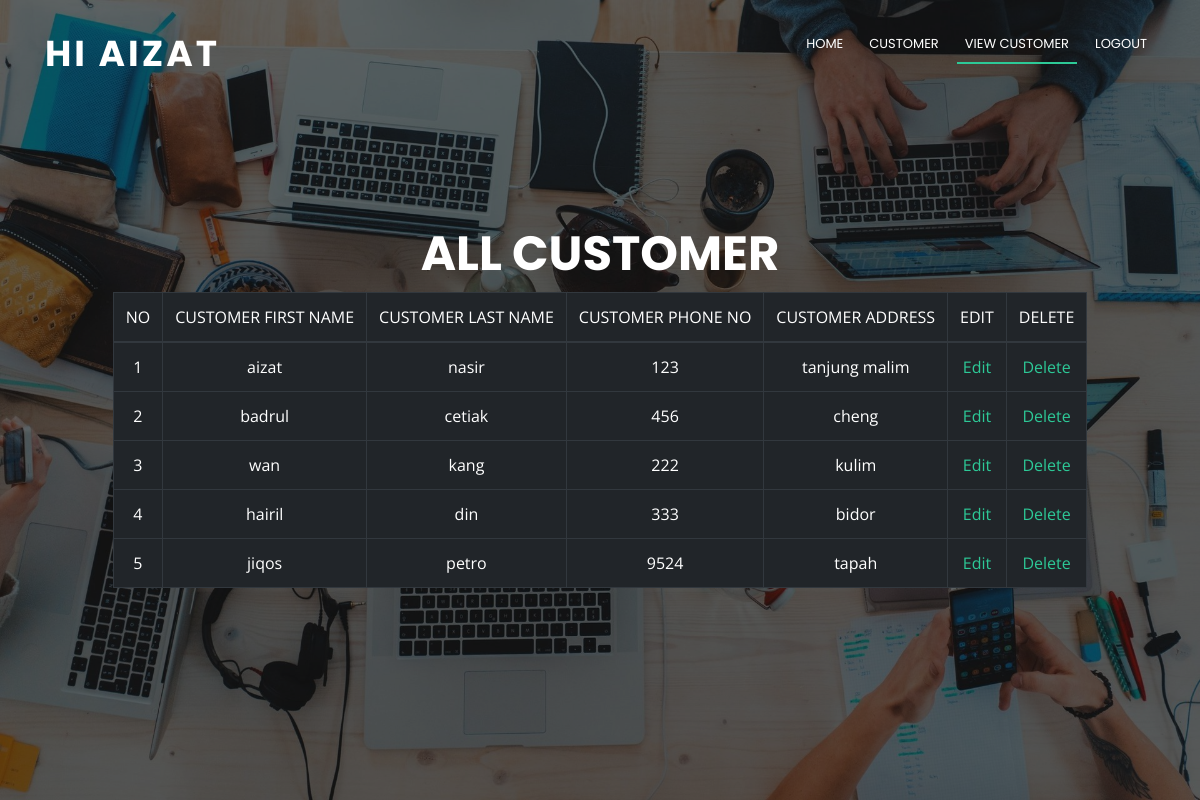
Screenshot of /viewCustomer.php (signed in) with the database file from the repository.
### tables this page shows
CREATE TABLE `customer` (
  `Customer_ID` int NOT NULL,
  `Customer_FirstName` varchar(50) NOT NULL,
  `Customer_LastName` varchar(50) NOT NULL,
  `Customer_PhoneNum` int NOT NULL,
  `Customer_Address` varchar(50) NOT NULL
);

### function.php (called while the page is built, shortened)
<?php
function getNumOfPurchase(){
  $con=mysqli_connect("localhost", "root", "root", "a");
   $sql="select * from customer";
   $qry = mysqli_query($con,$sql);
   return $qry;
}
 ?>

### viewCustomer.php (the view, shortened to what this page needs)
<?php
include "function.php";
$numOfCust = getNumOfPurchase();
?>
<!DOCTYPE html>
<html lang="en">
<head>
  <link rel="stylesheet" href="https://cdnjs.cloudflare.com/ajax/libs/font-awesome/4.7.0/css/font-awesome.min.css">
  <link href="lib/bootstrap/css/bootstrap.min.css" rel="stylesheet">
  <link href="lib/font-awesome/css/font-awesome.min.css" rel="stylesheet">
  <link href="lib/animate/animate.min.css" rel="stylesheet">
  <link href="css/style.css" rel="stylesheet">
</head>
<body>
  <header id="header">
    <div class="container">
<?php
$username = $_SESSION['username'];
 ?>
      <div id="logo" class="pull-left">
        <h1><a href="#hero"> <?php echo "Hi ".$username; ?> </a></h1>
      </div>
      <nav id="nav-menu-container">
        <ul class="nav-menu">
          <li class=""><a href="MainMenu.php">Home</a></li>
          <li class=""><a href="customer.php">CUSTOMER</a></li>
          <li class="menu-active"><a href="#hero">VIEW CUSTOMER</a></li>
          <li class=""><a href="logout.php">Logout</a></li>
        </ul>
      </nav>
    </div>
  </header>
  <section id="hero">
    <div class="hero-container">
      <div>
      <h1>All Customer</h1>
       <table class="table table-bordered table-dark">
         <thead>
              <td>NO</td>
              <td>CUSTOMER FIRST NAME</td>
              <td>CUSTOMER LAST NAME</td>
              <td>CUSTOMER PHONE NO</td>
              <td>CUSTOMER ADDRESS</td>
              <td>EDIT</td>
              <td>DELETE</td>
            </thead>
           <?php
           $count=1;
           while($row=mysqli_fetch_assoc($numOfCust))
           {
             echo"<tr>";
             echo "<td>".($count)."</td>";
             echo "<td>".$row['Customer_FirstName']."</td>";
             echo"<td>".$row['Customer_LastName']."</td>";
             echo"<td>".$row['Customer_PhoneNum']."</td>";
             echo"<td>".$row['Customer_Address']."</td>";
             echo "<td><a href='editUser.php?id=" . $row['Customer_ID'] . "'>Edit</a></td>";
             echo "<td><a href='deleteUser.php?id=" . $row['Customer_ID'] . "'>Delete</a></td>";
             $count++;
           }
            ?>
       </table>
    </div>
  </section>
</body>
</html>

### css/style.css (style rules this page uses)
body { background: #fff; color: #666666; font-family: "Open Sans", sans-serif; }
a { color: #2dc997; }
h1, h2, h3, h4, h5, h6 { font-family: "Poppins", sans-serif; font-weight: 400; margin: 0 0 20px 0; padding: 0; }
#header { padding: 30px 0; height: 92px; position: fixed; left: 0; top: 0; right: 0; transition: all 0.5s; z-index: 997; }
#header #logo { float: left; }
#header #logo h1 { font-size: 36px; margin: 0; padding: 6px 0; line-height: 1; font-family: "Poppins", sans-serif; font-weight: 700; letter-spacing: 3px; text-transform: uppercase; }
#header #logo h1 a, #header #logo h1 a:hover { color: #fff; }
#hero { width: 100%; height: 100vh; background: url(../img/workspace.jpg) top center; background-size: cover; position: relative; }
@media (min-width: 1024px) { #hero { background-attachment: fixed; } }
#hero:before { content: ""; background: rgba(0, 0, 0, 0.6); position: absolute; bottom: 0; top: 0; left: 0; right: 0; }
#hero .hero-container { position: absolute; bottom: 0; top: 0; left: 0; right: 0; display: flex; justify-content: center; align-items: center; flex-direction: column; text-align: center; }
#hero h1 { margin: 30px 0 10px 0; font-size: 48px; font-weight: 700; line-height: 56px; text-transform: uppercase; color: #fff; }
.nav-menu, .nav-menu * { margin: 0; padding: 0; list-style: none; }
.nav-menu li { position: relative; white-space: nowrap; }
.nav-menu > li { float: left; }
#nav-menu-container { float: right; margin: 0; }
.nav-menu a { padding: 0 8px 10px 8px; text-decoration: none; display: inline-block; color: #fff; font-family: "Poppins", sans-serif; font-weight: 400; text-transform: uppercase; font-size: 13px; outline: none; }
.nav-menu > li { margin-left: 10px; }
.nav-menu > li > a:before { content: ""; position: absolute; width: 100%; height: 2px; bottom: 0; left: 0; background-color: #2dc997; visibility: hidden; -webkit-transform: scaleX(0); transform: scaleX(0); -webkit-transition: all 0.3s ease-in-out 0s; transition: all 0.3s ease-in-out 0s; }
.nav-menu a:hover:before, .nav-menu li:hover > a:before, .nav-menu .menu-active > a:before { visibility: visible; -webkit-transform: scaleX(1); transform: scaleX(1); }
#mobile-nav { position: fixed; top: 0; padding-top: 18px; bottom: 0; z-index: 998; background: rgba(52, 59, 64, 0.9); left: -260px; width: 260px; overflow-y: auto; transition: 0.4s; }
#mobile-nav ul { padding: 0; margin: 0; list-style: none; }
#mobile-nav ul li { position: relative; }
#mobile-nav ul li a { color: #fff; font-size: 16px; overflow: hidden; padding: 10px 22px 10px 15px; position: relative; text-decoration: none; width: 100%; display: block; outline: none; }

### rows the page displays
customer: Customer_FirstName "aizat", Customer_LastName "nasir", Customer_PhoneNum "123", Customer_Address "tanjung malim"
customer: Customer_FirstName "badrul", Customer_LastName "cetiak", Customer_PhoneNum "456", Customer_Address "cheng"
customer: Customer_FirstName "wan", Customer_LastName "kang", Customer_PhoneNum "222", Customer_Address "kulim"
customer: Customer_FirstName "hairil", Customer_LastName "din", Customer_PhoneNum "333", Customer_Address "bidor"
customer: Customer_FirstName "jiqos", Customer_LastName "petro", Customer_PhoneNum "9524", Customer_Address "tapah"

### other values shown
$username "AIZAT"
